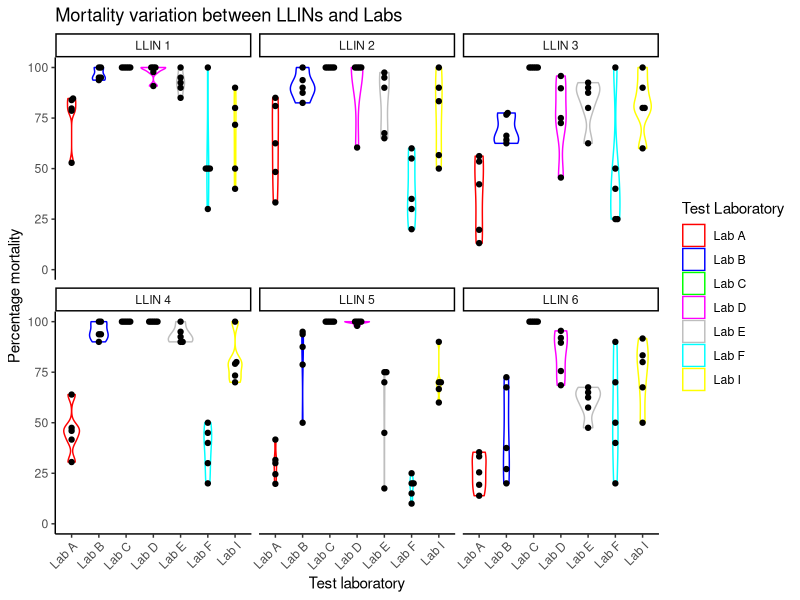

This figure's R source: (Note: this script raises an error after producing the figure.)
#Description: How quantified variability was determined from WHO cone bioassay data  
#Author: Gemma Francesca Harvey (gemma.harvey@lstmed.ac.uk)

#outputs
#visualisation of variability
#setting up data for binomial analysis
#summaries of binomial (bin) glmms (extract std. dev values from random effects) for quantified variability. 


###########################################################
#Input your directory and dataset
setwd("")
Vesterg.multilab.dat <- read.csv("Anonymised_Multilab_An.gambiae_only_dataset.csv")


#load packages 
library(ggplot2)
library(lme4)
library(lmtest)
library(lsmeans)
library(beeswarm)
library(ggbeeswarm)

#first line is code to check for rows with % mortality values >100 as quality check and second is code to remove any rows with moralities >100%
Vesterg.multilab.dat  <- subset(Vesterg.multilab.dat , perc_Mortality <= 100) 

#Trying to work out the different products (LLIN codes)
table(Vesterg.multilab.dat $LLIN_code)

#different sites
table(Vesterg.multilab.dat $Testing.lab_coded)


df <-data.frame(
  Product=Vesterg.multilab.dat$LLIN_code,
  Test_lab = Vesterg.multilab.dat$Testing.lab_coded
)

table(df)


###############################################################################
#observe spread of data - such as violin plots. geom_points adds raw data points to the plot

lab_colors <- c("Lab A" = "red", "Lab B" = "blue", "Lab C" = "green", "Lab D"= "magenta", 
                "Lab E"= "grey", "Lab F"="cyan", "Lab I"="yellow") 

ggplot(Vesterg.multilab.dat, aes(x = Testing.lab_coded, y = perc_Mortality, color = Testing.lab_coded)) + 
  geom_violin() +
  geom_beeswarm(color = "black", cex = 1.1) +
  labs(title = "Mortality variation between LLINs and Labs",
       x = "Test laboratory",
       y = "Percentage mortality") +
  ylim(0, 100) +
  facet_wrap(~ LLIN_code, nrow = 2) +  # Wrap into two rows
  scale_color_manual(name = "Test Laboratory", values = lab_colors) +
  guides(color = guide_legend(override.aes = list(size = 4))) +
  theme_classic() +  # Removes grid lines and gives a white background
  theme(axis.text.x = element_text(angle = 45, hjust = 1))




##################################################################################

#calculating raw dead numbers from proportion for bin glmms

#divide by 100 to get proportion not a percentage
Vesterg.multilab.dat  $proportionalmortality <-Vesterg.multilab.dat $perc_Mortality/100
#then multiple totmosquitoes by the proportion
Vesterg.multilab.dat  $Number.of.dead <-Vesterg.multilab.dat $Totmosquitoes * Vesterg.multilab.dat $proportionalmortality

#making sure number of deads are a integer
class(Vesterg.multilab.dat$Number.of.dead)
Vesterg.multilab.dat$Number.of.dead <- as.integer(round(Vesterg.multilab.dat$Number.of.dead))

any(!is.integer(Vesterg.multilab.dat$Number.of.dead))

#bin glmms


#with just test lab as a fixed effect
#Vesterg.multilab.glmm.TL <-glmer(cbind(Number.of.dead,Totmosquitoes-Number.of.dead)~  Testing.lab_coded + (1|LLIN_code) + (1|Netpiece) , data=Vesterg.multilab.dat, family="binomial")
#summary(Vesterg.multilab.glmm.TL)


######################################################################################

#subsetting by different labs for separate glmm analyses


#Lab A
#subsetting 
Vesterg.labA.dat<- subset(Vesterg.multilab.dat, Testing.lab_coded == "Lab A")


# Calculating the overall mean percent mortality
LabA_mean <- mean(Vesterg.labA.dat$perc_Mortality)

# Calculating the overall standard deviation of percent mortality
LabA_sd <- sd(Vesterg.labA.dat$perc_Mortality)

LabA_cv <- (LabA_sd / LabA_mean)

LabA_cv


#glmm
Vesterg.labA.glmm1 <-glmer(cbind(Number.of.dead,Totmosquitoes-Number.of.dead)~ 1 +  (Netpiece|LLIN_code) , data=Vesterg.labA.dat, family="binomial")
summary(Vesterg.labA.glmm1 )


#Lab B

Vesterg.labB.dat<- subset(Vesterg.multilab.dat, Testing.lab_coded == "Lab B")

# Calculating the overall mean percent mortality
LabB_mean <- mean(Vesterg.labB.dat$perc_Mortality)

# Calculating the overall standard deviation of percent mortality
LabB_sd <- sd(Vesterg.labB.dat$perc_Mortality)

LabB_cv <- (LabB_sd / LabB_mean)

LabB_cv


Vesterg.labB.glmm <-glmer(cbind(Number.of.dead,Totmosquitoes-Number.of.dead)~ 1 +  (1|LLIN_code) + (1|Netpiece) , data=Vesterg.labB.dat, family="binomial")
summary(Vesterg.labB.glmm )


#Lab C

Vesterg.labC.dat<- subset(Vesterg.multilab.dat, Testing.lab_coded == "Lab C")

# Calculating the overall mean percent mortality
LabC_mean <- mean(Vesterg.labC.dat$perc_Mortality)

# Calculating the overall standard deviation of percent mortality
LabC_sd <- sd(Vesterg.labC.dat$perc_Mortality)

LabC_cv <- (LabC_sd / LabC_mean)

LabC_cv


Vesterg.labC.glmm <-glmer(cbind(Number.of.dead,Totmosquitoes-Number.of.dead)~ 1 +  (1|LLIN_code) + (1|Netpiece) , data=Vesterg.labC.dat, family="binomial")
summary(Vesterg.labC.glmm )

#Lab D

Vesterg.labD.dat<- subset(Vesterg.multilab.dat, Testing.lab_coded == "Lab D")

# Calculating the overall mean percent mortality
LabD_mean <- mean(Vesterg.labD.dat$perc_Mortality)

# Calculating the overall standard deviation of percent mortality
LabD_sd <- sd(Vesterg.labD.dat$perc_Mortality)

LabD_cv <- (LabD_sd / LabD_mean)

LabD_cv


Vesterg.labD.glmm <-glmer(cbind(Number.of.dead,Totmosquitoes-Number.of.dead)~ 1 +  (1|LLIN_code) + (1|Netpiece) , data=Vesterg.labD.dat, family="binomial")
summary(Vesterg.labD.glmm )

#Lab E

Vesterg.labE.dat<- subset(Vesterg.multilab.dat, Testing.lab_coded == "Lab E")


# Calculating the overall mean percent mortality
LabE_mean <- mean(Vesterg.labE.dat$perc_Mortality)

# Calculating the overall standard deviation of percent mortality
LabE_sd <- sd(Vesterg.labE.dat$perc_Mortality)

LabE_cv <- (LabE_sd / LabE_mean)

LabE_cv


Vesterg.labE.glmm <-glmer(cbind(Number.of.dead,Totmosquitoes-Number.of.dead)~ 1 +  (1|LLIN_code) + (1|Netpiece) , data=Vesterg.labE.dat, family="binomial")
summary(Vesterg.labE.glmm )


#Lab F

Vesterg.labF.dat<- subset(Vesterg.multilab.dat, Testing.lab_coded == "Lab F")


# Calculating the overall mean percent mortality
LabF_mean <- mean(Vesterg.labF.dat$perc_Mortality)

# Calculating the overall standard deviation of percent mortality
LabF_sd <- sd(Vesterg.labF.dat$perc_Mortality)

LabF_cv <- (LabF_sd / LabF_mean)

LabF_cv

Vesterg.labF.glmm <-glmer(cbind(Number.of.dead,Totmosquitoes-Number.of.dead)~ 1 +  (1|LLIN_code) + (1|Netpiece) , data=Vesterg.labF.dat, family="binomial")
summary(Vesterg.labF.glmm )


#Lab I

Vesterg.labI.dat<- subset(Vesterg.multilab.dat, Testing.lab_coded == "Lab I")


# Calculating the overall mean percent mortality
LabI_mean <- mean(Vesterg.labI.dat$perc_Mortality)

# Calculating the overall standard deviation of percent mortality
LabI_sd <- sd(Vesterg.labI.dat$perc_Mortality)

LabI_cv <- (LabI_sd / LabI_mean)

LabI_cv

Vesterg.labI.glmm <-glmer(cbind(Number.of.dead,Totmosquitoes-Number.of.dead)~ 1 +  (Netpiece|LLIN_code) , data=Vesterg.labI.dat, family="binomial")
summary(Vesterg.labI.glmm )

hist(Vesterg.labI.dat$perc_Mortality)
###############################################################################

#removing out Lab C from the main dataset 

Vesterg.multilab.dat.new <- subset(Vesterg.multilab.dat, Testing.lab_coded != "Lab C") 

#######################################################################################

# get 0.6 and 0.3 SD Var from summary (rounded)
Vesterg.multilab.glmm.gambiae <-glmer(cbind(Number.of.dead,Totmosquitoes-Number.of.dead)~ Testing.lab_coded + (1|LLIN_code) + (1|Netpiece) , data=Vesterg.multilab.dat.new, family="binomial")
summary(Vesterg.multilab.glmm.gambiae)


Vesterg.multilab.glmm.gambiae1 <-glmer(cbind(Number.of.dead,Totmosquitoes-Number.of.dead)~ Testing.lab_coded +  (Netpiece|LLIN_code) , data=Vesterg.multilab.dat.new, family="binomial")
summary(Vesterg.multilab.glmm.gambiae1)

#using lrtest to determine explanatory power differences between the models
lrtest(Vesterg.multilab.glmm.gambiae,Vesterg.multilab.glmm.gambiae1)
